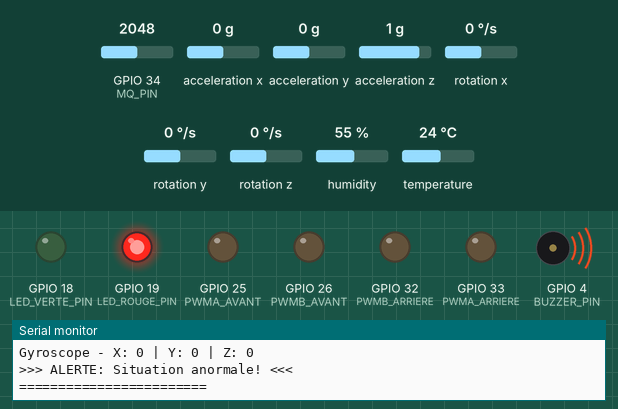
Simulated run of this sketch. Board: ESP32. Parts: output pins drawn as LEDs (lit = HIGH), buzzer (waves = sounding, pin HIGH), the last lines printed to the serial monitor. The inputs (shaded band) are chosen by the test bench; at power-on: GPIO 34 (MQ_PIN) = 2048, humidity 55 %, acceleration x 0 g, acceleration y 0 g, acceleration z 1 g, rotation x 0 °/s, rotation y 0 °/s, rotation z 0 °/s, temperature 24 °C.

Above: at 1.2 s.
1.3 s: GPIO 34 (MQ_PIN) set to 1977
2.8 s: GPIO 34 (MQ_PIN) set to 1904
At 4.1 s:
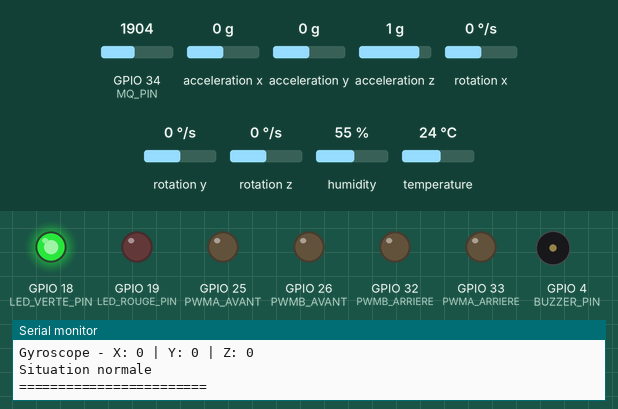
10.0 s: humidity set to 79 %
14.3 s: humidity set to 82 %
At 17.4 s:
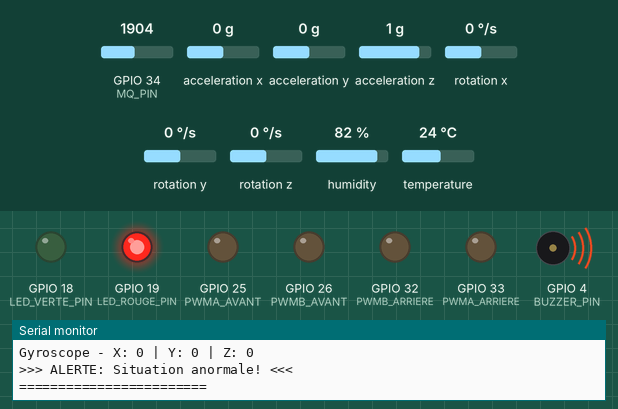
Timing chart, 0 to 17.7 s (numbered marks = the images above; inputs shaded):
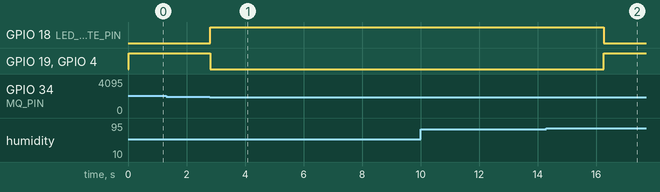

Measured:
- the behaviour switches between 1951 and 1950 on GPIO 34 (MQ_PIN) (found by bisection; images 0 and 1)
- the behaviour switches between 80 and 81 % on humidity (found by bisection; images 1 and 2)
- after the input at 2.8 s, GPIO 18 (LED_VERTE_PIN): LOW → HIGH at once; GPIO 19 (LED_ROUGE_PIN), GPIO 4 (BUZZER_PIN): HIGH → LOW at once
- after the input at 14.3 s, GPIO 18 (LED_VERTE_PIN): HIGH → LOW after 2.0 s; GPIO 19 (LED_ROUGE_PIN), GPIO 4 (BUZZER_PIN): LOW → HIGH after 2.0 s

The sketch:

app2.ino
```cpp
#include <WiFi.h>
#include <Wire.h>
#include <MPU6050.h>
#include <DHT.h>

// Définition des broches
#define BUZZER_PIN 4
#define LED_VERTE_PIN 18
#define LED_ROUGE_PIN 19
#define DHT_PIN 15
#define MQ_PIN 34

// Broches des moteurs
#define PWMA_AVANT 25
#define PWMB_AVANT 26
#define PWMA_ARRIERE 33
#define PWMB_ARRIERE 32

// Définition des seuils
#define TEMP_MAX 40
#define HUMIDITY_MAX 80
#define GAZ_SEUIL 1950

// Objets capteurs
MPU6050 mpu;
DHT dht(DHT_PIN, DHT11);

// Variables pour la communication
WiFiServer server(1234);
String inputString = "";

// Variables pour les capteurs
float temperature, humidity;
int gazValue;
int16_t ax, ay, az, gx, gy, gz;

// Variable pour le contrôle de l'affichage
unsigned long dernierAffichage = 0;
const unsigned long intervalleAffichage = 1000; // Afficher toutes les secondes

void setup() {
  Serial.begin(115200);

  // Initialisation des broches
  pinMode(BUZZER_PIN, OUTPUT);
  pinMode(LED_VERTE_PIN, OUTPUT);
  pinMode(LED_ROUGE_PIN, OUTPUT);
  pinMode(PWMA_AVANT, OUTPUT);
  pinMode(PWMB_AVANT, OUTPUT);
  pinMode(PWMA_ARRIERE, OUTPUT);
  pinMode(PWMB_ARRIERE, OUTPUT);

  // Éteindre tout au début
  digitalWrite(BUZZER_PIN, LOW);
  digitalWrite(LED_VERTE_PIN, LOW);
  digitalWrite(LED_ROUGE_PIN, LOW);
  analogWrite(PWMA_AVANT, 0);
  analogWrite(PWMB_AVANT, 0);
  analogWrite(PWMA_ARRIERE, 0);
  analogWrite(PWMB_ARRIERE, 0);

  // Initialisation capteurs
  Wire.begin();
  mpu.initialize();
  dht.begin();

  // Création du point d'accès
  WiFi.softAP("DroneSurveillance", "password123");
  IPAddress IP = WiFi.softAPIP();
  Serial.print("AP IP address: ");
  Serial.println(IP);

  server.begin();

  Serial.println("Système initialisé. Début de la surveillance...");
}

void loop() {
  // Lecture des capteurs
  lireCapteurs();

  // Vérification des seuils d'alerte
  verifierAlertes();

  // AFFICHAGE EN TEMPS RÉEL dans le moniteur série
  if (millis() - dernierAffichage >= intervalleAffichage) {
    afficherDonnees();
    dernierAffichage = millis();
  }

  // Gestion des connexions clients
  WiFiClient client = server.available();

  if (client) {
    Serial.println("Client connecté");

    while (client.connected()) {
      // Envoyer les données des capteurs
      envoyerDonnees(client);

      // Lire les commandes du client
      if (client.available()) {
        char c = client.read();
        if (c == '\n') {
          traiterCommande(inputString);
          inputString = "";
        } else {
          inputString += c;
        }
      }

      delay(100);
    }

    client.stop();
    Serial.println("Client déconnecté");
  }
}

void lireCapteurs() {
  // Lecture DHT11
  temperature = dht.readTemperature();
  humidity = dht.readHumidity();

  // Lecture MQ2
  gazValue = analogRead(MQ_PIN);

  // Lecture MPU6050
  mpu.getMotion6(&ax, &ay, &az, &gx, &gy, &gz);
}

// NOUVELLE FONCTION: Affichage des données dans le moniteur série
void afficherDonnees() {
  Serial.println("=== DONNÉES CAPTEURS ===");
  Serial.print("Température: ");
  Serial.print(temperature);
  Serial.println(" °C");

  Serial.print("Humidité: ");
  Serial.print(humidity);
  Serial.println(" %");

  Serial.print("Gaz: ");
  Serial.println(gazValue);

  Serial.print("Accéléromètre - X: ");
  Serial.print(ax);
  Serial.print(" | Y: ");
  Serial.print(ay);
  Serial.print(" | Z: ");
  Serial.println(az);

  Serial.print("Gyroscope - X: ");
  Serial.print(gx);
  Serial.print(" | Y: ");
  Serial.print(gy);
  Serial.print(" | Z: ");
  Serial.println(gz);

  // État des alertes
  if (digitalRead(LED_ROUGE_PIN) == HIGH) {
    Serial.println(">>> ALERTE: Situation anormale! <<<");
  } else {
    Serial.println("Situation normale");
  }

  Serial.println("========================");
}

void verifierAlertes() {
  bool situationNormale = true;

  if (temperature > TEMP_MAX || humidity > HUMIDITY_MAX || gazValue > GAZ_SEUIL) {
    situationNormale = false;
  }

  if (situationNormale) {
    digitalWrite(LED_VERTE_PIN, HIGH);
    digitalWrite(LED_ROUGE_PIN, LOW);
    digitalWrite(BUZZER_PIN, LOW);
  } else {
    digitalWrite(LED_VERTE_PIN, LOW);
    digitalWrite(LED_ROUGE_PIN, HIGH);
    digitalWrite(BUZZER_PIN, HIGH);
  }
}

void envoyerDonnees(WiFiClient &client) {
  String data = "TEMP:" + String(temperature) +
                ",HUM:" + String(humidity) +
                ",GAZ:" + String(gazValue) +
                ",AX:" + String(ax) +
                ",AY:" + String(ay) +
                ",AZ:" + String(az) +
                ",GX:" + String(gx) +
                ",GY:" + String(gy) +
                ",GZ:" + String(gz);
  client.println(data);
}

void traiterCommande(String commande) {
  Serial.println("Commande reçue: " + commande);

  if (commande == "AVANT") {
    analogWrite(PWMA_AVANT, 200);
    analogWrite(PWMB_AVANT, 200);
    analogWrite(PWMA_ARRIERE, 0);
    analogWrite(PWMB_ARRIERE, 0);
  }
  else if (commande == "ARRIERE") {
    analogWrite(PWMA_AVANT, 0);
    analogWrite(PWMB_AVANT, 0);
    analogWrite(PWMA_ARRIERE, 200);
    analogWrite(PWMB_ARRIERE, 200);
  }
  else if (commande == "GAUCHE") {
    analogWrite(PWMA_AVANT, 0);
    analogWrite(PWMB_AVANT, 200);
    analogWrite(PWMA_ARRIERE, 200);
    analogWrite(PWMB_ARRIERE, 0);
  }
  else if (commande == "DROITE") {
    analogWrite(PWMA_AVANT, 200);
    analogWrite(PWMB_AVANT, 0);
    analogWrite(PWMA_ARRIERE, 0);
    analogWrite(PWMB_ARRIERE, 200);
  }
  else if (commande == "STOP") {
    analogWrite(PWMA_AVANT, 0);
    analogWrite(PWMB_AVANT, 0);
    analogWrite(PWMA_ARRIERE, 0);
    analogWrite(PWMB_ARRIERE, 0);
  }
}
```
